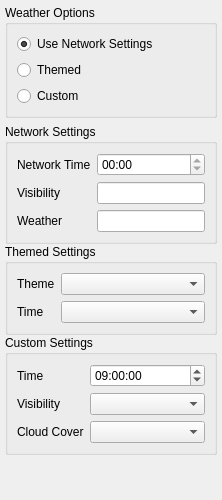
       <widget class="QWidget" name="mPreferencesEnvironmentTab" >
        <attribute name="title" >
         <string>Environment</string>
        </attribute>
        <layout class="QVBoxLayout" >
         <property name="margin" >
          <number>5</number>
         </property>
         <item>
          <widget class="QGroupBox" name="mWeatherGroupBox" >
           <property name="sizePolicy" >
            <sizepolicy vsizetype="Minimum" hsizetype="Preferred" >
             <horstretch>0</horstretch>
             <verstretch>0</verstretch>
            </sizepolicy>
           </property>
           <property name="title" >
            <string>Weather Options</string>
           </property>
           <layout class="QVBoxLayout" >
            <item>
             <widget class="QRadioButton" name="mWeatherUseNetworkSettingsRadioButton" >
              <property name="text" >
               <string>Use Network Settings</string>
              </property>
              <property name="checked" >
               <bool>true</bool>
              </property>
             </widget>
            </item>
            <item>
             <widget class="QRadioButton" name="mWeatherThemedRadioButton" >
              <property name="text" >
               <string>Themed</string>
              </property>
              <property name="checked" >
               <bool>false</bool>
              </property>
             </widget>
            </item>
            <item>
             <widget class="QRadioButton" name="mWeatherCustomRadioButton" >
              <property name="text" >
               <string>Custom</string>
              </property>
             </widget>
            </item>
           </layout>
          </widget>
         </item>
         <item>
          <widget class="QWidget" native="1" name="widget_6" >
           <property name="sizePolicy" >
            <sizepolicy vsizetype="Preferred" hsizetype="Preferred" >
             <horstretch>0</horstretch>
             <verstretch>10</verstretch>
            </sizepolicy>
           </property>
           <layout class="QVBoxLayout" >
            <property name="spacing" >
             <number>0</number>
            </property>
            <property name="margin" >
             <number>0</number>
            </property>
            <item>
             <widget class="QGroupBox" name="mNetSetGroupBox" >
              <property name="sizePolicy" >
               <sizepolicy vsizetype="Minimum" hsizetype="Preferred" >
                <horstretch>0</horstretch>
                <verstretch>0</verstretch>
               </sizepolicy>
              </property>
              <property name="title" >
               <string>Network Settings</string>
              </property>
              <layout class="QFormLayout" name="formLayout_4" >
               <item row="0" column="0" >
                <widget class="QLabel" name="mNetworkTimeLabel_2" >
                 <property name="text" >
                  <string>Network Time</string>
                 </property>
                </widget>
               </item>
               <item row="0" column="1" >
                <widget class="QTimeEdit" name="mNetworkTimeTimeEdit" >
                 <property name="toolTip" >
                  <string>The time of the network of the current network connection</string>
                 </property>
                 <property name="readOnly" >
                  <bool>true</bool>
                 </property>
                 <property name="maximumDate" >
                  <date>
                   <year>2000</year>
                   <month>1</month>
                   <day>1</day>
                  </date>
                 </property>
                 <property name="displayFormat" >
                  <string>hh:mm</string>
                 </property>
                </widget>
               </item>
               <item row="1" column="0" >
                <widget class="QLabel" name="mVisibilityLabel_2" >
                 <property name="text" >
                  <string>Visibility</string>
                 </property>
                </widget>
               </item>
               <item row="1" column="1" >
                <widget class="QLineEdit" name="mVisibilityLineEdit" >
                 <property name="toolTip" >
                  <string>The visibility of the network of the current network connection</string>
                 </property>
                 <property name="readOnly" >
                  <bool>true</bool>
                 </property>
                </widget>
               </item>
               <item row="2" column="0" >
                <widget class="QLabel" name="mWeatherLabel_2" >
                 <property name="text" >
                  <string>Weather</string>
                 </property>
                </widget>
               </item>
               <item row="2" column="1" >
                <widget class="QLineEdit" name="mWeatherLineEdit" >
                 <property name="toolTip" >
                  <string>The weather of the network of the current network connection</string>
                 </property>
                 <property name="readOnly" >
                  <bool>true</bool>
                 </property>
                </widget>
               </item>
              </layout>
             </widget>
            </item>
            <item>
             <widget class="QGroupBox" name="mThemedSettingsGroupBox" >
              <property name="sizePolicy" >
               <sizepolicy vsizetype="Minimum" hsizetype="Preferred" >
                <horstretch>0</horstretch>
                <verstretch>0</verstretch>
               </sizepolicy>
              </property>
              <property name="title" >
               <string>Themed Settings</string>
              </property>
              <layout class="QFormLayout" name="formLayout_5" >
               <item row="0" column="0" >
                <widget class="QLabel" name="mThemeLabel" >
                 <property name="text" >
                  <string>Theme</string>
                 </property>
                </widget>
               </item>
               <item row="0" column="1" >
                <widget class="QComboBox" name="mThemeComboBox" >
                 <property name="sizePolicy" >
                  <sizepolicy vsizetype="Fixed" hsizetype="Preferred" >
                   <horstretch>1</horstretch>
                   <verstretch>0</verstretch>
                  </sizepolicy>
                 </property>
                </widget>
               </item>
               <item row="1" column="0" >
                <widget class="QLabel" name="mTimeLabel" >
                 <property name="text" >
                  <string>Time</string>
                 </property>
                </widget>
               </item>
               <item row="1" column="1" >
                <widget class="QComboBox" name="mTimeComboBox" />
               </item>
              </layout>
             </widget>
            </item>
            <item>
             <widget class="QGroupBox" name="mCustomSettingsGroupBox" >
              <property name="sizePolicy" >
               <sizepolicy vsizetype="Minimum" hsizetype="Preferred" >
                <horstretch>0</horstretch>
                <verstretch>0</verstretch>
               </sizepolicy>
              </property>
              <property name="title" >
               <string>Custom Settings</string>
              </property>
              <layout class="QFormLayout" name="formLayout_6" >
               <item row="0" column="0" >
                <widget class="QLabel" name="mCustomTimeLabel" >
                 <property name="text" >
                  <string>Time</string>
                 </property>
                </widget>
               </item>
               <item row="0" column="1" >
                <widget class="QTimeEdit" name="mCustomTimeEdit" >
                 <property name="sizePolicy" >
                  <sizepolicy vsizetype="Fixed" hsizetype="Minimum" >
                   <horstretch>1</horstretch>
                   <verstretch>0</verstretch>
                  </sizepolicy>
                 </property>
                 <property name="wrapping" >
                  <bool>true</bool>
                 </property>
                 <property name="buttonSymbols" >
                  <enum>QAbstractSpinBox::UpDownArrows</enum>
                 </property>
                 <property name="accelerated" >
                  <bool>true</bool>
                 </property>
                 <property name="correctionMode" >
                  <enum>QAbstractSpinBox::CorrectToNearestValue</enum>
                 </property>
                 <property name="displayFormat" >
                  <string>hh:mm:ss</string>
                 </property>
                 <property name="calendarPopup" >
                  <bool>true</bool>
                 </property>
                 <property name="time" >
                  <time>
                   <hour>9</hour>
                   <minute>0</minute>
                   <second>0</second>
                  </time>
                 </property>
                </widget>
               </item>
               <item row="1" column="0" >
                <widget class="QLabel" name="mCustomVisibilityLabel" >
                 <property name="text" >
                  <string>Visibility</string>
                 </property>
                </widget>
               </item>
               <item row="1" column="1" >
                <widget class="QComboBox" name="mCustomVisibilityComboBox" />
               </item>
               <item row="2" column="0" >
                <widget class="QLabel" name="mCustomCloudCoverLabel" >
                 <property name="text" >
                  <string>Cloud Cover</string>
                 </property>
                </widget>
               </item>
               <item row="2" column="1" >
                <widget class="QComboBox" name="mCustomCloudCoverComboBox" />
               </item>
              </layout>
             </widget>
            </item>
            <item>
             <spacer>
              <property name="orientation" >
               <enum>Qt::Vertical</enum>
              </property>
              <property name="sizeHint" stdset="0" >
               <size>
                <width>20</width>
                <height>40</height>
               </size>
              </property>
             </spacer>
            </item>
           </layout>
          </widget>
         </item>
        </layout>
       </widget>
